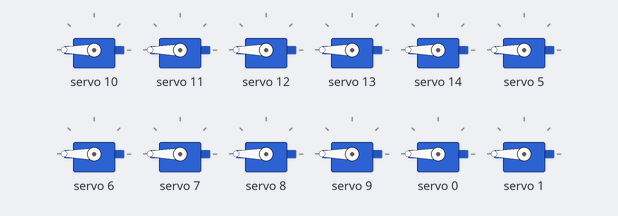
Bench run of a sketch on a simulated Arduino Uno, built with avr-gcc and run on an emulated ATmega328P. On the bench: 12 × servo. Random numbers use the default seed unless the sketch sets one; what the sketch prints to the serial monitor is not drawn.

Above: at 0.1 s.
At 11.8 s:
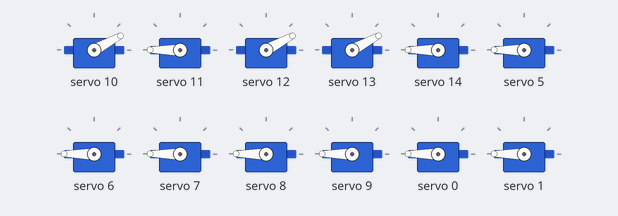
At 16.4 s:
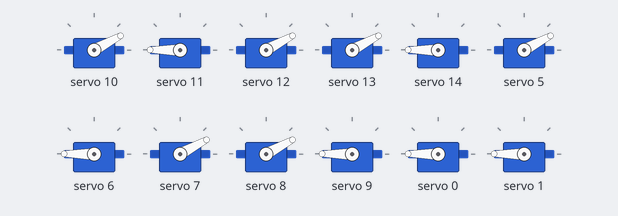
At 29.1 s:
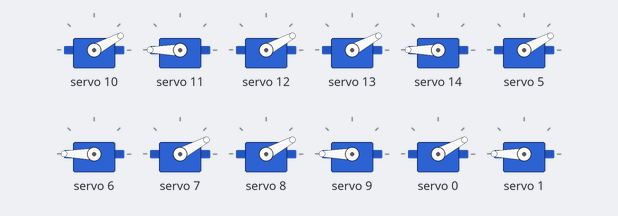
Timing chart, 0 to 36.8 s (numbered marks = the images above):
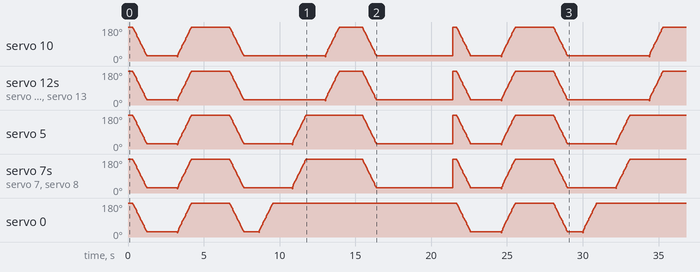

The sketch:

RockPaperScissors.ino
```cpp
#include <Wire.h>
#include <Adafruit_PWMServoDriver.h>

//600 is the 'maximum' pulse length count (out of 4096)
int pos123 = 600;
int readyPos = 600;

long randNumber; // for turn


////////////////////////////////////////////////////////
///////////////////    CONSTANTS    ///////////////////
////////////////////////////////////////////////////////
const int UNTERES_LIMIT = 170; // this value depends on the adjustment of the servos
const int OBERES_LIMIT = 580; // this value depends on the adjustment of the servos
const int SCHRITTWEITE = 10; // setting up the step size of the servos

// There are two different adresses for the two Adafruit motor boards: pwm & pwm2
Adafruit_PWMServoDriver pwm = Adafruit_PWMServoDriver(0x40);
Adafruit_PWMServoDriver pwm2 = Adafruit_PWMServoDriver(0x41);

void setup() {
  // put your setup code here, to run once:
  Serial.begin(9600);
  Serial.println("movement of the roboy hand");
  pwm.begin();
  pwm2.begin();

  randomSeed(analogRead(0));

  // Servos run at ~50 Hz updates
  pwm.setPWMFreq(50);
  pwm2.setPWMFreq(50);
  yield();
}

////////////////////////////////////////////////////////
//////////////////    FLEXION_ALL    ///////////////////
////////////////////////////////////////////////////////

void strecken_beugen_alle_gleichzeitig(){
  while(pos123 <= OBERES_LIMIT)
  {
    // indexfinger motors: 10, 11, 12, 13, 14 (pwm board)
    // motor10: stretch, motor11: tilt left, motor12: finger flexion, motor13: fingertip flexion, motor14: tilt right
    pwm.setPWM(10, 0, pos123);
    pwm.setPWM(11, 0, 600);
    pwm.setPWM(12, 0, pos123);
    pwm.setPWM(13, 0, pos123);
    pwm.setPWM(14, 0, 600);

    // middlefinger motors: 5, 6, 7, 8, 9 (pwm board)
    // motor5: stretch, motor6: tilt left, motor7: finger flexion, motor8: fingertip flexion, motor9: tilt right
    pwm.setPWM(5, 0, pos123);
    pwm.setPWM(6, 0, 600);
    pwm.setPWM(7, 0, pos123);
    pwm.setPWM(8, 0, pos123);
    pwm.setPWM(9, 0, 600);

    // ringfinger motors: 0, 1, 2, 3, 4 (pwm board)
    // motor0: stretch, motor1: tilt left, motor2: finger flexion, motor3: fingertip flexion, motor4: tilt right
    pwm.setPWM(0, 0, pos123);
    pwm.setPWM(1, 0, 600);
    pwm.setPWM(2, 0, pos123);
    pwm.setPWM(3, 0, pos123);
    pwm.setPWM(4, 0, 600);

    // pinky motors: 5, 6, 7, 8, 9 (pwm2 board)
    // motor5: stretch, motor6: tilt left, motor7: finger flexion, motor8: fingertip flexion, motor9: tilt right
    pwm2.setPWM(5, 0, pos123);
    pwm2.setPWM(6, 0, 600);
    pwm2.setPWM(7, 0, pos123);
    pwm2.setPWM(8, 0, pos123);
    pwm2.setPWM(9, 0, 600);

    // thumb motors: 0, 1, 2, 3, 4 (pwm2 board)
    // motor0: stretch, motor1: tilt left, motor2: finger flexion, motor3: fingertip flexion, motor4: tilt right
    pwm2.setPWM(0, 0, pos123);
    pwm2.setPWM(1, 0, 600);
    pwm2.setPWM(2, 0, pos123);
    pwm2.setPWM(3, 0, pos123);
    pwm2.setPWM(4, 0, 600);

    Serial.println("Position beugen alle:");
    Serial.println(pos123);
    pos123 += SCHRITTWEITE;
  }
}

////////////////////////////////////////////////////////
//////////////////    STRETCH_ALL    ///////////////////
////////////////////////////////////////////////////////

void beugen_strecken_alle_gleichzeitig(){
  while( pos123 >= UNTERES_LIMIT )
  {
    // indexfinger motors: 10, 11, 12, 13, 14 (pwm board)
    // motor10: stretch, motor11: tilt left, motor12: finger flexion, motor13: fingertip flexion, motor14: tilt right
    pwm.setPWM(10, 0, pos123);
    pwm.setPWM(11, 0, 600);
    pwm.setPWM(12, 0, pos123);
    pwm.setPWM(13, 0, pos123);
    pwm.setPWM(14, 0, 600);

    // middlefinger motors: 5, 6, 7, 8, 9 (pwm board)
    // motor5: stretch, motor6: tilt left, motor7: finger flexion, motor8: fingertip flexion, motor9: tilt right
    pwm.setPWM(5, 0, pos123);
    pwm.setPWM(6, 0, 600);
    pwm.setPWM(7, 0, pos123);
    pwm.setPWM(8, 0, pos123);
    pwm.setPWM(9, 0, 600);

    // ringfinger motors: 0, 1, 2, 3, 4 (pwm board)
    // motor0: stretch, motor1: tilt left, motor2: finger flexion, motor3: fingertip flexion, motor4: tilt right
    pwm.setPWM(0, 0, pos123);   // ringfinger motors: 0, 1, 2, 3, 4 (pwm board)
    pwm.setPWM(1, 0, 600);
    pwm.setPWM(2, 0, pos123);
    pwm.setPWM(3, 0, pos123);
    pwm.setPWM(4, 0, 600);

    // pinky motors: 5, 6, 7, 8, 9 (pwm2 board)
    // motor5: stretch, motor6: tilt left, motor7: finger flexion, motor8: fingertip flexion, motor9: tilt right
    pwm2.setPWM(5, 0, pos123);
    pwm2.setPWM(6, 0, 600);
    pwm2.setPWM(7, 0, pos123);
    pwm2.setPWM(8, 0, pos123);
    pwm2.setPWM(9, 0, 600);

    // thumb motors: 0, 1, 2, 3, 4 (pwm2 board)
    // motor0: stretch, motor1: tilt left, motor2: finger flexion, motor3: fingertip flexion, motor4: tilt right
    pwm2.setPWM(0, 0, pos123);
    pwm2.setPWM(1, 0, 600);
    pwm2.setPWM(2, 0, pos123);
    pwm2.setPWM(3, 0, pos123);
    pwm2.setPWM(4, 0, 600);


    Serial.println("Position beugen alle:");
    Serial.println(pos123);
    pos123 -= SCHRITTWEITE;
  }
}

////////////////////////////////////////////////////////
//////////////////    PREPARE    ///////////////////
////////////////////////////////////////////////////////

void ready_three() {
  readyPos = pos123;
  while( readyPos >= UNTERES_LIMIT )
  {
    // indexfinger motors: 10, 11, 12, 13, 14 (pwm board)
    // motor10: stretch, motor11: tilt left, motor12: finger flexion, motor13: fingertip flexion, motor14: tilt right
    pwm.setPWM(10, 0, readyPos);
    pwm.setPWM(11, 0, 600);
    pwm.setPWM(12, 0, readyPos);
    pwm.setPWM(13, 0, readyPos);
    pwm.setPWM(14, 0, 600);

    // middlefinger motors: 5, 6, 7, 8, 9 (pwm board)
    // motor5: stretch, motor6: tilt left, motor7: finger flexion, motor8: fingertip flexion, motor9: tilt right
    pwm.setPWM(5, 0, readyPos);
    pwm.setPWM(6, 0, 600);
    pwm.setPWM(7, 0, readyPos);
    pwm.setPWM(8, 0, readyPos);
    pwm.setPWM(9, 0, 600);

    // ringfinger motors: 0, 1, 2, 3, 4 (pwm board)
    // motor0: stretch, motor1: tilt left, motor2: finger flexion, motor3: fingertip flexion, motor4: tilt right
    pwm.setPWM(0, 0, readyPos);   // ringfinger motors: 0, 1, 2, 3, 4 (pwm board)
    pwm.setPWM(1, 0, 600);
    pwm.setPWM(2, 0, readyPos);
    pwm.setPWM(3, 0, readyPos);
    pwm.setPWM(4, 0, 600);

    Serial.println("Position beugen alle:");
    Serial.println(pos123);
    readyPos -= SCHRITTWEITE;
  }

  delay(1000);

  pos123 = readyPos;
  while(readyPos <= OBERES_LIMIT)
  {
    // ringfinger motors: 0, 1, 2, 3, 4 (pwm board)
    // motor0: stretch, motor1: tilt left, motor2: finger flexion, motor3: fingertip flexion, motor4: tilt right
    pwm.setPWM(0, 0, readyPos);
    pwm.setPWM(1, 0, 600);
    pwm.setPWM(2, 0, readyPos);
    pwm.setPWM(3, 0, readyPos);
    pwm.setPWM(4, 0, 600);

    Serial.println("Position beugen alle:");
    Serial.println(readyPos);
    readyPos += SCHRITTWEITE;
  }

  delay(1000);

  readyPos = pos123;
  while(readyPos <= OBERES_LIMIT)
  {
    // middlefinger motors: 5, 6, 7, 8, 9 (pwm board)
    // motor5: stretch, motor6: tilt left, motor7: finger flexion, motor8: fingertip flexion, motor9: tilt right
    pwm.setPWM(5, 0, readyPos);
    pwm.setPWM(6, 0, 600);
    pwm.setPWM(7, 0, readyPos);
    pwm.setPWM(8, 0, readyPos);
    pwm.setPWM(9, 0, 600);

    Serial.println("Position beugen alle:");
    Serial.println(readyPos);
    readyPos += SCHRITTWEITE;
  }

  delay(1000);

  readyPos = pos123;
  while(readyPos <= OBERES_LIMIT)
  {
    // indexfinger motors: 10, 11, 12, 13, 14 (pwm board)
    // motor10: stretch, motor11: tilt left, motor12: finger flexion, motor13: fingertip flexion, motor14: tilt right
    pwm.setPWM(10, 0, readyPos);
    pwm.setPWM(11, 0, 600);
    pwm.setPWM(12, 0, readyPos);
    pwm.setPWM(13, 0, readyPos);
    pwm.setPWM(14, 0, 600);

    Serial.println("Position beugen alle:");
    Serial.println(readyPos);
    readyPos += SCHRITTWEITE;
  }

  pos123 = readyPos;
}

////////////////////////////////////////////////////////
//////////////////    READY-STEADY-GO    ///////////////////
////////////////////////////////////////////////////////
void ready_steady_go(){
  strecken_beugen_alle_gleichzeitig();
  delay(1000);
  beugen_strecken_alle_gleichzeitig();
  delay(1000);
}

////////////////////////////////////////////////////////
//////////////////    STONE    ///////////////////
////////////////////////////////////////////////////////
void make_stone() {
  beugen_strecken_alle_gleichzeitig();
}

////////////////////////////////////////////////////////
//////////////////    PAPPER    ///////////////////
////////////////////////////////////////////////////////
void make_papper() {
  strecken_beugen_alle_gleichzeitig();
}

////////////////////////////////////////////////////////
//////////////////    SCISSORS    ///////////////////
////////////////////////////////////////////////////////
void make_scissors() {
  while( readyPos >= UNTERES_LIMIT )
  {
    // indexfinger motors: 10, 11, 12, 13, 14 (pwm board)
    // motor10: stretch, motor11: tilt left, motor12: finger flexion, motor13: fingertip flexion, motor14: tilt right
    pwm.setPWM(10, 0, readyPos);
    pwm.setPWM(11, 0, 600);
    pwm.setPWM(12, 0, readyPos);
    pwm.setPWM(13, 0, readyPos);
    pwm.setPWM(14, 0, 600);

    // middlefinger motors: 5, 6, 7, 8, 9 (pwm board)
    // motor5: stretch, motor6: tilt left, motor7: finger flexion, motor8: fingertip flexion, motor9: tilt right
    pwm.setPWM(5, 0, readyPos);
    pwm.setPWM(6, 0, 600);
    pwm.setPWM(7, 0, readyPos);
    pwm.setPWM(8, 0, readyPos);
    pwm.setPWM(9, 0, 600);

    Serial.println("Position beugen alle:");
    Serial.println(pos123);
    readyPos -= SCHRITTWEITE;
  }
}

void make_turn() {
  randNumber = random(3);
//randNumber = 2;
  Serial.println(randNumber);
  switch (randNumber) {
    case 0:
      make_stone();
      break;
    case 1:
      make_papper();
      break;
    case 2:
      make_scissors();
      break;
  }
}


void loop() {
  readyPos = 600;
  beugen_strecken_alle_gleichzeitig(); // movement from flexion to stretch
  delay(2000);
  strecken_beugen_alle_gleichzeitig(); // movement from stretch to flexion
  delay(2000);
  ready_three();
  delay(1000);
  make_turn();
  delay(5000);
}
```
